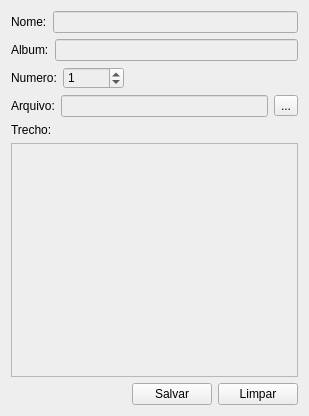
<?xml version="1.0" encoding="UTF-8"?>
<ui version="4.0">
 <class>form_cadastrar</class>
 <widget class="QWidget" name="form_cadastrar">
  <property name="geometry">
   <rect>
    <x>0</x>
    <y>0</y>
    <width>309</width>
    <height>416</height>
   </rect>
  </property>
  <property name="windowTitle">
   <string>Form</string>
  </property>
  <property name="styleSheet">
   <string notr="true">background-color: rgb(238, 238, 238);</string>
  </property>
  <layout class="QVBoxLayout" name="verticalLayout_3">
   <item>
    <layout class="QVBoxLayout" name="verticalLayout_2">
     <item>
      <layout class="QHBoxLayout" name="horizontalLayout">
       <item>
        <widget class="QLabel" name="label">
         <property name="text">
          <string>Nome:</string>
         </property>
        </widget>
       </item>
       <item>
        <widget class="QLineEdit" name="campo_nome"/>
       </item>
      </layout>
     </item>
     <item>
      <layout class="QHBoxLayout" name="horizontalLayout_2">
       <item>
        <widget class="QLabel" name="label_2">
         <property name="text">
          <string>Album:</string>
         </property>
        </widget>
       </item>
       <item>
        <widget class="QLineEdit" name="campo_album">
         <property name="clearButtonEnabled">
          <bool>false</bool>
         </property>
        </widget>
       </item>
      </layout>
     </item>
     <item>
      <layout class="QHBoxLayout" name="horizontalLayout_3">
       <item>
        <widget class="QLabel" name="label_3">
         <property name="text">
          <string>Numero:</string>
         </property>
        </widget>
       </item>
       <item>
        <widget class="QSpinBox" name="numero_musica">
         <property name="maximum">
          <number>99999</number>
         </property>
         <property name="value">
          <number>1</number>
         </property>
        </widget>
       </item>
       <item>
        <spacer name="horizontalSpacer">
         <property name="orientation">
          <enum>Qt::Horizontal</enum>
         </property>
         <property name="sizeHint" stdset="0">
          <size>
           <width>40</width>
           <height>20</height>
          </size>
         </property>
        </spacer>
       </item>
      </layout>
     </item>
     <item>
      <layout class="QHBoxLayout" name="horizontalLayout_4">
       <item>
        <widget class="QLabel" name="label_4">
         <property name="text">
          <string>Arquivo:</string>
         </property>
        </widget>
       </item>
       <item>
        <widget class="QLineEdit" name="campo_arquivo"/>
       </item>
       <item>
        <widget class="QToolButton" name="botao_arquivo">
         <property name="text">
          <string>...</string>
         </property>
        </widget>
       </item>
      </layout>
     </item>
     <item>
      <layout class="QVBoxLayout" name="verticalLayout">
       <item>
        <widget class="QLabel" name="label_5">
         <property name="text">
          <string>Trecho:</string>
         </property>
        </widget>
       </item>
       <item>
        <widget class="QTextEdit" name="campo_texto">
         <property name="placeholderText">
          <string/>
         </property>
        </widget>
       </item>
      </layout>
     </item>
    </layout>
   </item>
   <item>
    <layout class="QHBoxLayout" name="horizontalLayout_5">
     <item>
      <spacer name="horizontalSpacer_2">
       <property name="orientation">
        <enum>Qt::Horizontal</enum>
       </property>
       <property name="sizeHint" stdset="0">
        <size>
         <width>40</width>
         <height>20</height>
        </size>
       </property>
      </spacer>
     </item>
     <item>
      <widget class="QPushButton" name="botao_salvar">
       <property name="text">
        <string>Salvar</string>
       </property>
      </widget>
     </item>
     <item>
      <widget class="QPushButton" name="botao_limpar">
       <property name="text">
        <string>Limpar</string>
       </property>
      </widget>
     </item>
    </layout>
   </item>
  </layout>
 </widget>
 <resources/>
 <connections/>
</ui>
